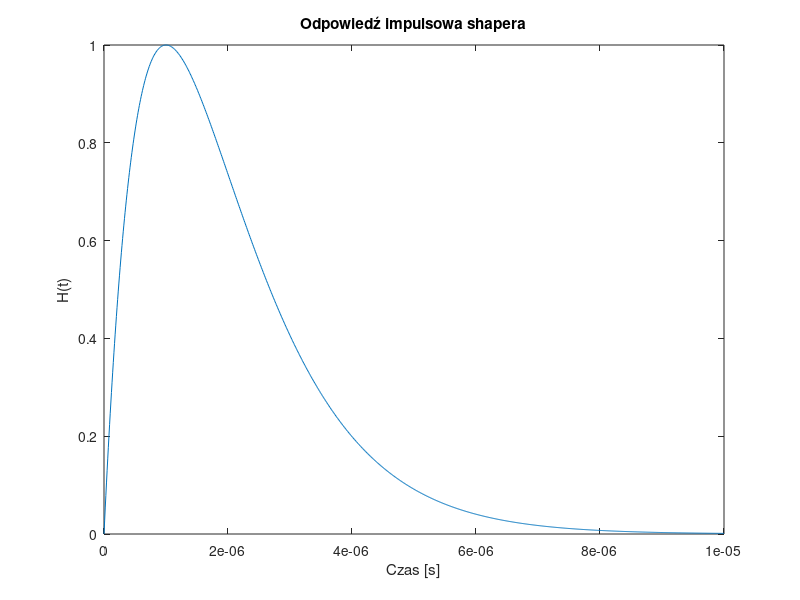
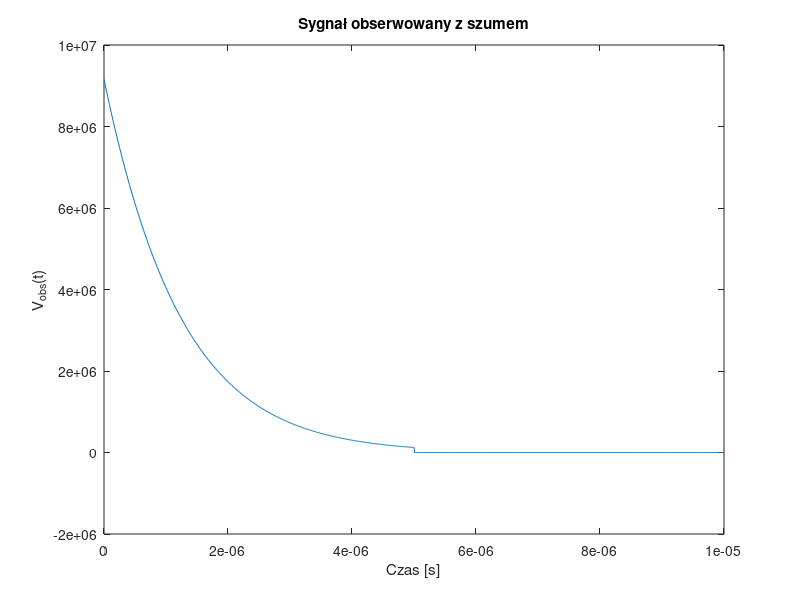
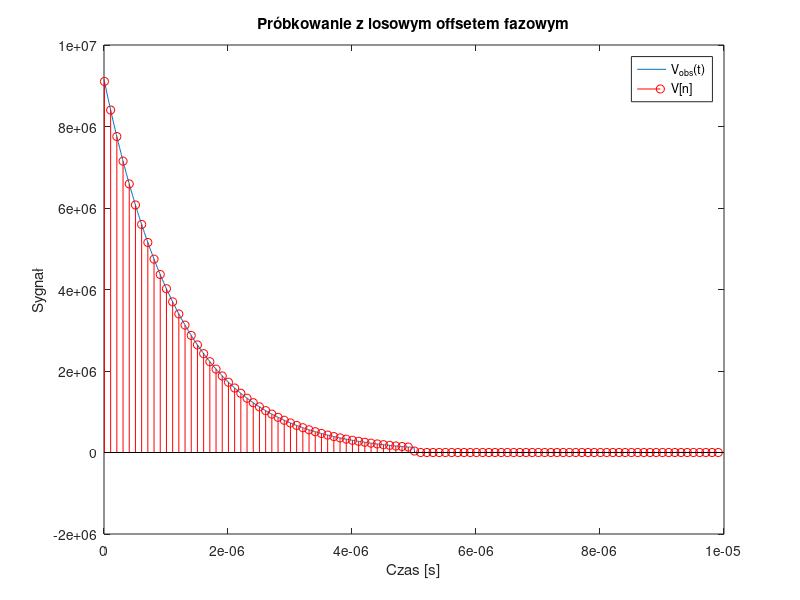
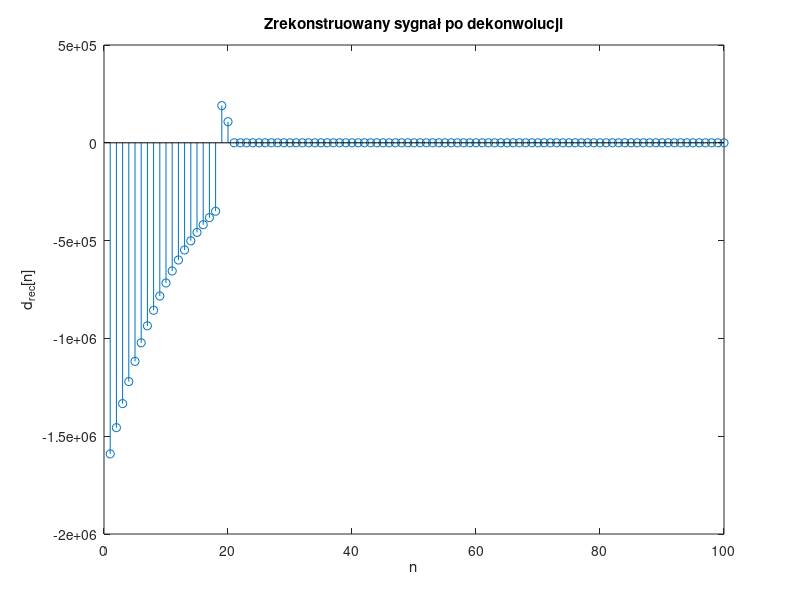

Write the MATLAB code that produced these figures, in order.
% Parametry modelu
A = 1;         % amplituda
tau = 1e-6;    % stała czasowa [s]
n = 1;         % rząd shapera

% Oś czasu
t_max = 10 * tau;
dt = 1e-8;
t = 0:dt:t_max;

% H(t)
H = A * (t / tau).^n .* exp(-t / tau);
H(t < 0) = 0;

% Normalizacja amplitudy
H = H / max(H);

figure;
plot(t, H);
xlabel('Czas [s]'); ylabel('H(t)'); title('Odpowiedź impulsowa shapera');
% Modelujemy impuls delta w chwili t = 0
d = zeros(size(t));
d(1) = 1/dt;  % aproksymacja delta funkcji

% Splot
Vobs = conv(d, H, 'same');

% Dodajmy szum (opcjonalnie)
noise_amp = 0.01;
Vobs_noisy = Vobs + noise_amp * randn(size(Vobs));

figure;
plot(t, Vobs_noisy);
xlabel('Czas [s]'); ylabel('V_{obs}(t)'); title('Sygnał obserwowany z szumem');
fs = 10e6;                   % częstotliwość próbkowania [Hz]
Ts = 1/fs;
t0 = rand * Ts;              % losowy offset fazowy
ts = t0:Ts:t_max;            % chwile próbkowania

% Interpolacja próbek
V_samples = interp1(t, Vobs_noisy, ts, 'linear', 0);

figure;
plot(t, Vobs_noisy); hold on;
stem(ts, V_samples, 'r');
xlabel('Czas [s]'); ylabel('Sygnał');
title('Próbkowanie z losowym offsetem fazowym');
legend('V_{obs}(t)', 'V[n]');
N = 64;  % rząd filtru FIR

% FFT H(t)
H_fft = fft(H, 2^nextpow2(length(H)));
f = linspace(0, fs, length(H_fft));

% Idealna odpowiedź filtru dekonwolucyjnego
H_fft_inv = 1 ./ H_fft;
H_fft_inv(abs(H_fft) < 1e-3) = 0;  % maskowanie niestabilnych częstotliwości

% Filtr FIR przez IFFT (i okno Hamminga)
h_inv = real(ifft(H_fft_inv));
h_inv = h_inv(1:N) .* hamming(N)';

% Zastosowanie filtru FIR
V_rec = conv(V_samples, h_inv, 'same');

figure;
stem(V_rec);
xlabel('n'); ylabel('d_{rec}[n]');
title('Zrekonstruowany sygnał po dekonwolucji');
amp_est = max(V_rec);
fprintf('Oszacowana amplituda: %.3f\n', amp_est);
